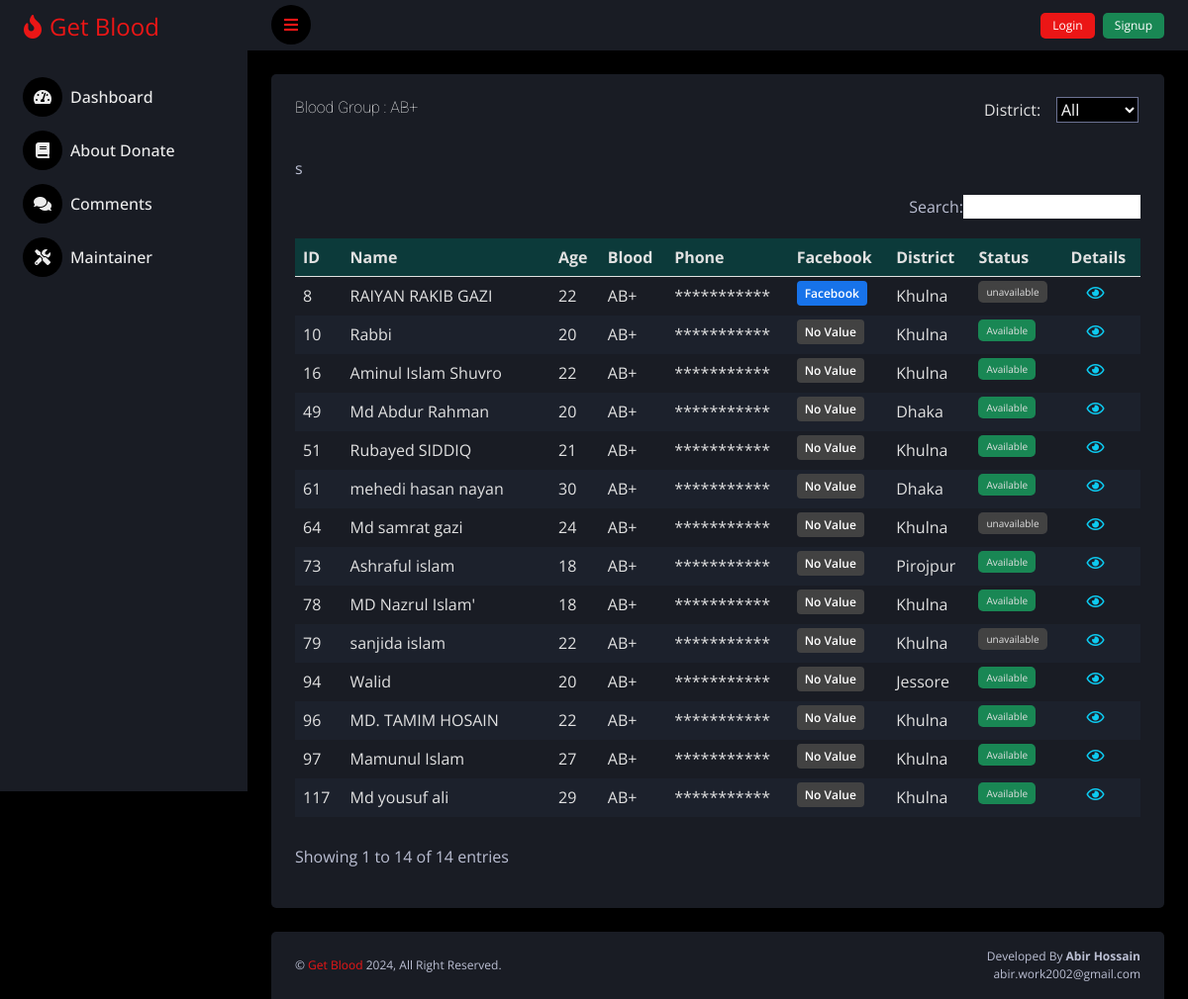
The app's page /index.php/search/ab_positive with its own data.
### tables this page shows
CREATE TABLE `tbl_blood` (
  `id` int(11) NOT NULL,
  `name` varchar(100) NOT NULL,
  `group_name` varchar(3) NOT NULL,
  `city` varchar(20) NOT NULL,
  `district` varchar(20) NOT NULL,
  `street` varchar(200) NOT NULL,
  `phone` varchar(11) NOT NULL,
  `age` varchar(3) NOT NULL,
  `type` varchar(10) NOT NULL DEFAULT 'Donor',
  `gender` varchar(10) NOT NULL,
  `status` varchar(12) NOT NULL DEFAULT 'Available',
  `password` varchar(12) NOT NULL,
  `facebook` varchar(255) DEFAULT NULL,
  `number_security` varchar(5) DEFAULT 'on',
  `last_donate_date` date DEFAULT NULL
);

### application/controllers/Search.php (called while the page is built, shortened)
<?php
class Search extends CI_Controller
{
     public function ab_positive()
     {
          $data['table_title'] = 'Blood Group : AB+';
          $this->load->model('Search_user');
          $data['user_data'] = $this->Search_user->show_ab_positive();
          $this->load->view('table', $data);
     }
}

### index.php (called while the page is built, shortened)
<?php
require_once BASEPATH.'core/CodeIgniter.php';

### application/models/Search_user.php (called while the page is built, shortened)
<?php
class Search_user extends CI_Model
{
	public function show_ab_positive()
	{
		$this->db->where('group_name', 'AB+');
		$query = $this->db->get('tbl_blood');
		return $query;
	}
}

### application/views/table.php (the view, shortened to what this page needs)
<div id="clickId" class="container-fluid position-relative d-flex p-0">
    <div class="content">
        <div class="container-fluid pt-4 px-4">
            <div class="row">
                <div class="col-12">
                    <div class="bg-secondary rounded h-100 p-4  position-relative">
                        <div class="d-flex align-items-center mb-4 j-570-b ">
                            <h6 class="mb-0 fw-lighter me-5"><?php echo $table_title; ?></h6>
                        </div>
                        <div class="table-responsive py-3">
                            <table class="table table-desktop-view pt-5" style="display: none;">
                                <thead>
                                    <tr style="background: #0c3a3a;">
                                        <th scope="col">ID</th>
                                        <th scope="col">Name</th>
                                        <th scope="col">Age</th>
                                        <th scope="col">Blood</th>
                                        <th scope="col">Phone</th>
                                        <th scope="col">Facebook</th>
                                        <th scope="col">District</th>
                                        <th scope="col">Status</th>
                                        <th scope="col">Details</th>
                                    </tr>
                                </thead>
                                <tbody>
                                    <?php
                                    foreach ($user_data->result() as $row) {
                                    ?>
                                        <tr>
                                            <td><?php echo $row->id; ?></td>
                                            <td class="td-name"><?php echo $row->name; ?></td>
                                            <td><?php echo $row->age; ?></td>
                                            <td><?php echo $row->group_name; ?></td>
                                            <td>
                                                <?php if ($row->status == 'Available' && isset($_SESSION['username'])) {
                                                    echo isset($row->number_security) ? $row->phone : '***********';
                                                } else {
                                                    echo '***********';
                                                }
                                                ?>
                                            </td>
                                            <td>
                                                <?php if (isset($_SESSION['username'])) { ?>
                                                    <?php
                                                    if ($row->facebook != null) {
                                                        echo '<a class="facebook-link fs-12 p-1 px-2" href="' . $row->facebook . '">Facebook</a>';
                                                    } else {
                                                        echo '<a class="facebook-link bg-gray fs-12 p-1 px-2 " href="javascript:;">No Value</a>';
                                                    }
                                                    ?>
                                                <?php }else{?>
                                                    <?php
                                                    if ($row->facebook != null) {
                                                        echo '<a class="facebook-link fs-12 p-1 px-2" onclick="warning()" href="javascript:;">Facebook</a>';
                                                    } else {
                                                        echo '<a class="facebook-link bg-gray fs-12 p-1 px-2 " href="javascript:;">No Value</a>';
                                                    }
                                                    ?>
                                                <?php }?>
                                            </td>
                                            <td><?php echo $row->district; ?></td>
                                            <td>
                                                <?php
                                                if ($row->status == null) {
                                                    echo "";
                                                } else {
                                                    if ($row->status == 'Available') {
                                                        echo "<span class='bg-success p-1 px-2 rounded fs-10'>$row->status</span>";
                                                    } else {
                                                        echo "<span class='bg-gray p-1 px-2 rounded fs-10'>$row->status</span>";
                                                    }
                                                }
                                                ?>
                                            </td>
                                            <td class="ps-4">
                                                <?php if (isset($_SESSION['username'])) { ?>
                                                    <a class="text-info  md-ripples px-3" href="<?php echo base_url() ?>donor-profile/<?php echo $row->id; ?>"><i class="far fa-eye"></i></a>
                                                <?php } else { ?>
                                                    <a class="text-info" onclick="warning()" href="javascript:;"><i class="far fa-eye"></i></a>
                                                <?php } ?>
                                            </td>
                                        </tr>
                                    <?php } ?>
                                </tbody>
                                <tfoot>
                                    <tr>
                                        <th></th>
                                    </tr>
                                </tfoot>
                            </table>
                        </div>
                    </div>
                </div>
            </div>
        </div>
    </div>
</div>

### assets/css/style.css (style rules this page uses)
* { margin: 0; padding: 0; }
body { color: #bbbfd3!important; }
.bg-gray { background-color: #424242 !important; }
.fs-10 { font-size: 10px; }
.fs-12 { font-size:12px; }
.table { color: #e1e1e1 !important; border-color: transparent !important; }
tr:nth-child(even) { background-color: #1c212c; }
.facebook-link { color: #ffffff; background: #1773EA; font-weight: 600; padding: 1px 10px; border-radius: 4px; }

### application/views/table.php (style rules this page uses)
tfoot { position: absolute; top: 15px; right: 18px; }
tfoot:before { content: "District:"; background: #d51c1c00; position: absolute; top: 0; left: -65px; width: 100%; height: 100%; display: flex; align-items: center; }
.table>thead { border-bottom: 1px solid; }
.td-name { display: block; width: 190px; }

### records on screen
tbl_blood: id "8", name "RAIYAN RAKIB GAZI", age "22", group_name "AB+", shows "Facebook", district "Khulna", status "unavailable"
tbl_blood: id "10", name "Rabbi", age "20", group_name "AB+", facebook "No Value", district "Khulna", status "Available"
tbl_blood: id "16", name "Aminul Islam Shuvro", age "22", group_name "AB+", facebook "No Value", district "Khulna", status "Available"
tbl_blood: id "49", name "Md Abdur Rahman", age "20", group_name "AB+", shows "No Value", district "Dhaka", status "Available"
tbl_blood: id "51", name "Rubayed SIDDIQ", age "21", group_name "AB+", shows "No Value", district "Khulna", status "Available"
tbl_blood: id "61", name "mehedi hasan nayan", age "30", group_name "AB+", shows "No Value", district "Dhaka", status "Available"
tbl_blood: id "64", name "Md samrat gazi", age "24", group_name "AB+", facebook "No Value", district "Khulna", status "unavailable"
tbl_blood: id "73", name "Ashraful islam", age "18", group_name "AB+", shows "No Value", district "Pirojpur", status "Available"
tbl_blood: id "78", name "MD Nazrul Islam'", age "18", group_name "AB+", shows "No Value", district "Khulna", status "Available"
tbl_blood: id "79", name "sanjida islam", age "22", group_name "AB+", facebook "No Value", district "Khulna", status "unavailable"
tbl_blood: id "94", name "Walid", age "20", group_name "AB+", shows "No Value", district "Jessore", status "Available"
tbl_blood: id "96", name "MD. TAMIM HOSAIN", age "22", group_name "AB+", shows "No Value", district "Khulna", status "Available"
tbl_blood: id "97", name "Mamunul Islam", age "27", group_name "AB+", shows "No Value", district "Khulna", status "Available"
tbl_blood: id "117", name "Md yousuf ali", age "29", group_name "AB+", shows "No Value", district "Khulna", status "Available"

### other values on screen
$table_title "Blood Group : AB+"
